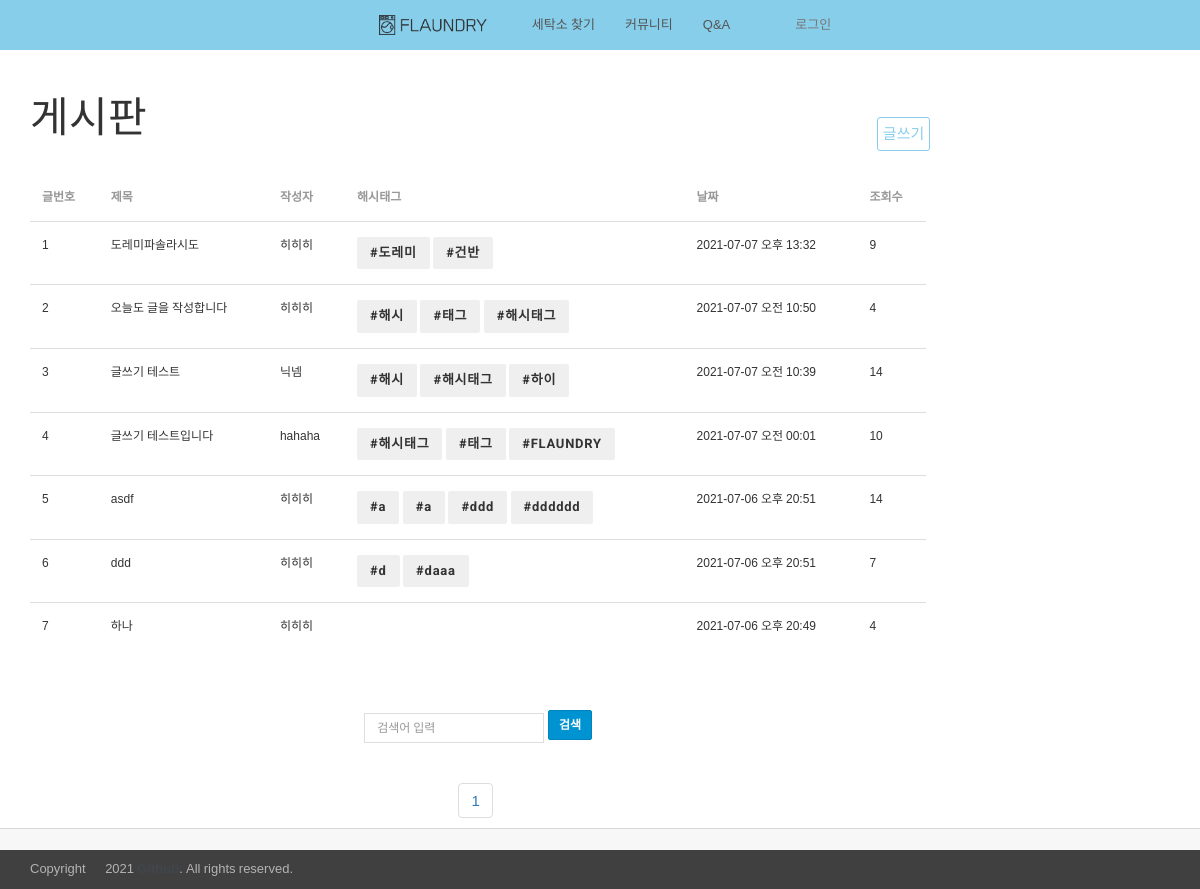
/board/, run on the app's committed database.
### board/models.py (models this page shows)
class Board(models.Model):
    '''사용자[1] : 게시글[N] '''
    brd_title = models.CharField(max_length=20, null=True, default='글 제목')
    brd_content = models.TextField(null=True, default='글 내용') # 게시글 NULL 가능
    hash_tags = models.CharField(max_length=100, null=True) # 해시태그 NULL 가능
    brd_hits = models.IntegerField(default=0)
    brd_write_dt = models.DateTimeField()
    brd_writer = models.ForeignKey(User, on_delete=models.CASCADE) # 사용자 데이터 삭제 시, 게시글 데이터도 삭제
    class Meta:
        db_table = 'board'

### user/models.py (models this page shows)
class User(models.Model):
    user_id = models.CharField(max_length=20, unique=True) # ID
    user_pw = models.CharField(max_length=20) # PW
    user_name = models.CharField(max_length=20) # 이름 - ERD에 없는데 추가함
    user_nick = models.CharField(max_length=20) # 닉네임
    user_email = models.EmailField(max_length=254, unique=True) # 이메일
    user_phone = models.CharField(max_length=20,unique=True)
    user_address = models.TextField() # 사용자 주소
    user_lat = models.FloatField(null=True) # 사용자 위도 주소
    user_lng = models.FloatField(null=True) # 사용자 경도 주소
    isEmailAlert = models.BooleanField(default=True) # 알림 기본값 True
    isPhoneAlert = models.BooleanField(default=True) # 알림 기본값 True
    isTempPW = models.BooleanField(default=False) # 임시비밀번호발급 여부 기본값 False
    class Meta:
        db_table = 'user'

### board/views.py (the view)
# urls.py: path('', views.board, name="board"),
def board(request):
    page = request.GET.get('page')
    if not page:
        page = 1
    keyword = request.GET.get('keyword')
    if not keyword:
        keyword = ''
    board_list = Board.objects.filter(hash_tags__contains=keyword).order_by('-id')
    p = Paginator(board_list, 10)
    pages = p.page(page)
    start_page = (int(page) - 1) // 10 * 10 + 1
    end_page = start_page + 9
    if end_page > p.num_pages:
        end_page = p.num_pages
    context = {
        'board_list' : pages,
        'keyword': keyword,
        'pagination' : range(start_page, end_page+1)
    }
    return render(request,'board/board.html', context)

### board/templatetags/split_tag.py (called while the page is built)
@register.filter(name='split')
def split(value, key):
  return value.split(key)

### templates/board/board.html (shortened to what this page needs)
{% extends 'base.html'%}
{% load static %}
{% load split %}
{% block contents %}
<body>
  <div class="theme-page-section theme-page-section-lg">
    <div class="container">
      <div class="row">
        <div class="col-md-9-5">
          <div class="col-md-9-5-1">
            <h3 class="theme-account-page-title">게시판</h3>
            <div id="btn_group">
              <button id="write_btn" onclick="go_write()">글쓰기</button>
            </div>
          </div>
          <div class="theme-account-history">
            <table class="table">
              <thead>
                <tr>
                  <th>글번호</th>
                  <th>제목</th>
                  <th>작성자</th>
                  <th>해시태그</th>
                  <th>날짜</th>
                  <th>조회수</th>
                </tr>
              </thead>
              <tbody>
                {% if board_list %}
                {% for board in board_list %}
                <tr>
                  <td class="theme-account-history-date brd_data " href="{% url 'board:detail' board.id %}">{{forloop.counter }}</td>
                  <td class="theme-account-history-date brd_data" href="{% url 'board:detail' board.id %}">{{board.brd_title }}</td>
                  <td class="theme-account-history-item-name brd_data" href="{% url 'board:detail' board.id %}">{{board.brd_writer.user_nick }}</td>
                  <td>
                    {% for tag in board.hash_tags|split:"," %}
                    {%if tag %}
                    <button class="btn" name="tagList">{{ tag }}</button>
                    {% endif %}
                    {% endfor %}
                  </td>
                  <td class="theme-account-history-date brd_data" href="{% url 'board:detail' board.id %}">{{board.brd_write_dt | date:'Y-m-d a H:i' }}</td>
                  <td class="theme-account-history-date brd_data" href="{% url 'board:detail' board.id %}">{{board.brd_hits }}</td>
                </tr>
                {% endfor %}
                {% else %}
                <p>게시글이 없습니다.</p>
                {% endif %}
              </tbody>
            </table>
            <center>
              <div class="form-group theme-login-form-group">
                <ul>
                  <div class="btn_wrap" id="btn_margin">
                    <input class="form-control" placeholder="검색어 입력" id="hashTagSearchInput" value="{{keyword}}">
                    <a class="btn btn-sm btn-primary" onclick="serach()">검색</a>
                  </div>
                </ul>
              </div>
              <ul class="pagination">
                {% for i in pagination %}
                <li>
                  <a href='/board/?page={{i}}&keyword={{keyword}}'>{{i}}</a>
                </li>
                {% endfor %}
              </ul>
            </center>
          </div>
        </div>
      </div>
    </div>
  </div>
  {% endblock %}

### templates/base.html (shortened to what this page needs)
{% load static %}
<!DOCTYPE HTML>
<html lang="ko">
<head>
  <link rel="stylesheet" href="{% static '/css/font-awesome.css' %}" />
  <link rel="stylesheet" href="{% static '/css/lineicons.css' %}" />
  <link rel="stylesheet" href="{% static 'css/weather-icons.css' %}" />
  <link rel="stylesheet" href="{% static 'css/bootstrap.css' %}" />
  <link rel="stylesheet" href="{% static 'css/styles.css' %}" />
  <link rel="stylesheet" href="{% static 'css/navbar.css' %}" />
</head>
<body>
  <nav class="navbar navbar-default navbar-theme fixed_nav text-font" id="main-nav">
    <div class="container">
      <div class="navbar-inner nav">
        <div class="navbar-header">
          <a class="navbar-brand" href="{% url 'board:main' %}">
            <img src="{% static '/img/logo-dark.png' %}" alt="Image Alternative text" title="Image Title" />
          </a>
        </div>
        <div class="collapse navbar-collapse" id="navbar-main">
          <ul class="nav navbar-nav">
            <li class="active dropdown">
              <a href="{% url 'laundry:search_map' %}">세탁소 찾기</a>
            </li>
            <li class="active dropdown">
              <a href="{% url 'board:board' %}">커뮤니티</a>
            </li>
            <li class="active dropdown">
              <a href="{% url 'board:qna' %}">Q&A</a>
            </li>
          </ul>
        </div>
        <div>
          <ul class="nav navbar-nav navbar-right">
            <li class="navbar-nav-item-user dropdown">
              {% if request.session.user_nick %}
                <a class="dropdown-toggle" href="#" data-toggle="dropdown" role="button" aria-haspopup="true" aria-expanded="false">
                <i class="fa fa-user-circle-o navbar-nav-item-user-icon"></i>{{ request.session.user_nick }}</a>
                <ul class="dropdown-menu">
                  <li>
                    <a href="{% url 'user:account' %}">마이페이지</a>
                  </li>
                  <li>
                    <a href="{% url 'user:cards' %}">결제</a>
                  </li>
                  {% comment %} <li>
                    <a href="{% url 'user:bookmarks' %}">즐겨찾기</a>
                  </li> {% endcomment %}
                  <li>
                    <a href="{% url 'user:logout' %}">로그아웃</a>
                  </li>
                </ul>
                {% else %}
                <a class="dropdown-toggle" href="{% url 'user:login' %}" aria-haspopup="true" aria-expanded="false">
                   {{'로그인'}}
                </a>
              {% endif %}
            </li>
          </ul>
        </div>
      </div>
    </div>
  </nav>
  <div class="theme-copyright fixed_bar">
    <div class="container">
      <div class="row">
        <div class="col-md-6">
          <p class="theme-copyright-text">Copyright &copy; 2021
            <a href="https://github.com/HyunCheolNam/miniproject2">Github</a>. All rights reserved.
          </p>
        </div>
      </div>
    </div>
  </div>
  {% block contents%}
  {% endblock %}
</body>
</html>

### static/css/navbar.css (style rules this page uses)
.navbar-inner { display: flex !important; justify-content: center; }

### templates/base.html (style rules this page uses)
#main-nav { background-color: skyblue; }
.fixed_nav { z-index: 10; position: fixed !important; top: 0; left: 0; right: 0; }
.fixed_bar { z-index: 9; position: fixed !important; bottom: 0; left: 0; right: 0; }
body { padding-top: 3.3em; }
.navbar-brand > img { max-width: 6em; max-height: 6em; }
ul { padding: 0px 5px 0px 5px; }

### templates/board/board.html (style rules this page uses)
#main-nav { height: 3em }
.col-md-9-5-1 { display: flex; justify-content: space-between; align-items: center !important; }
a { all: unset; }
a:link { text-decoration: none; color: #3f464d; }
#write_btn { border-radius: 3px; margin-right: -4px; }
#btn_group button { border: 1px solid skyblue; background-color: rgba(0, 0, 0, 0); color: skyblue; padding: 5px; }
#btn_margin { margin-top: 4em; }
.theme-login-form-group .form-control { display: inline-block; position: relative; height: 30px; width: 180px; border-radius: 0; -webkit-box-shadow: none; box-shadow: none; font-size: 12px; border-color: #dedede; }

### data on the page
Board: brd_title "도레미파솔라시도", brd_writer.user_nick "히히히", hash_tags "#도레미" "#건반", brd_write_dt "2021-07-07 오후 13:32", brd_hits "9"
Board: brd_title "오늘도 글을 작성합니다", brd_writer.user_nick "히히히", hash_tags "#해시" "#태그" "#해시태그", brd_write_dt "2021-07-07 오전 10:50", brd_hits "4"
Board: brd_title "글쓰기 테스트", brd_writer.user_nick "닉넴", hash_tags "#해시" "#해시태그" "#하이", brd_write_dt "2021-07-07 오전 10:39", brd_hits "14"
Board: brd_title "글쓰기 테스트입니다", brd_writer.user_nick "hahaha", hash_tags "#해시태그" "#태그" "#FLAUNDRY", brd_write_dt "2021-07-07 오전 00:01", brd_hits "10"
Board: brd_title "asdf", brd_writer.user_nick "히히히", hash_tags "#a" "#a" "#ddd" "#dddddd", brd_write_dt "2021-07-06 오후 20:51", brd_hits "14"
Board: brd_title "ddd", brd_writer.user_nick "히히히", hash_tags "#d" "#daaa", brd_write_dt "2021-07-06 오후 20:51", brd_hits "7"
Board: brd_title "하나", brd_writer.user_nick "히히히", brd_write_dt "2021-07-06 오후 20:49", brd_hits "4"

### other printed values
{{ '로그인' }} "로그인"
{{ i }} "1"
